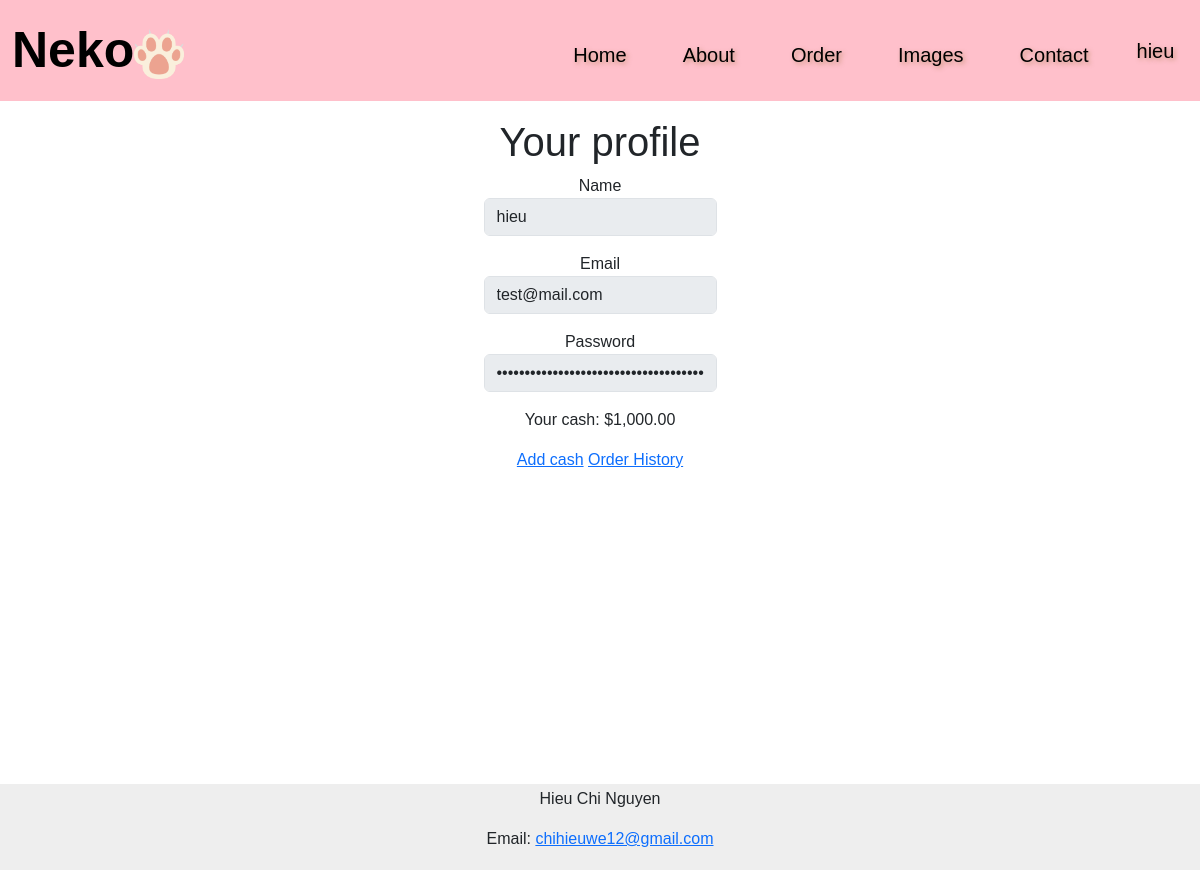
The app's page /profile (signed in), older data.
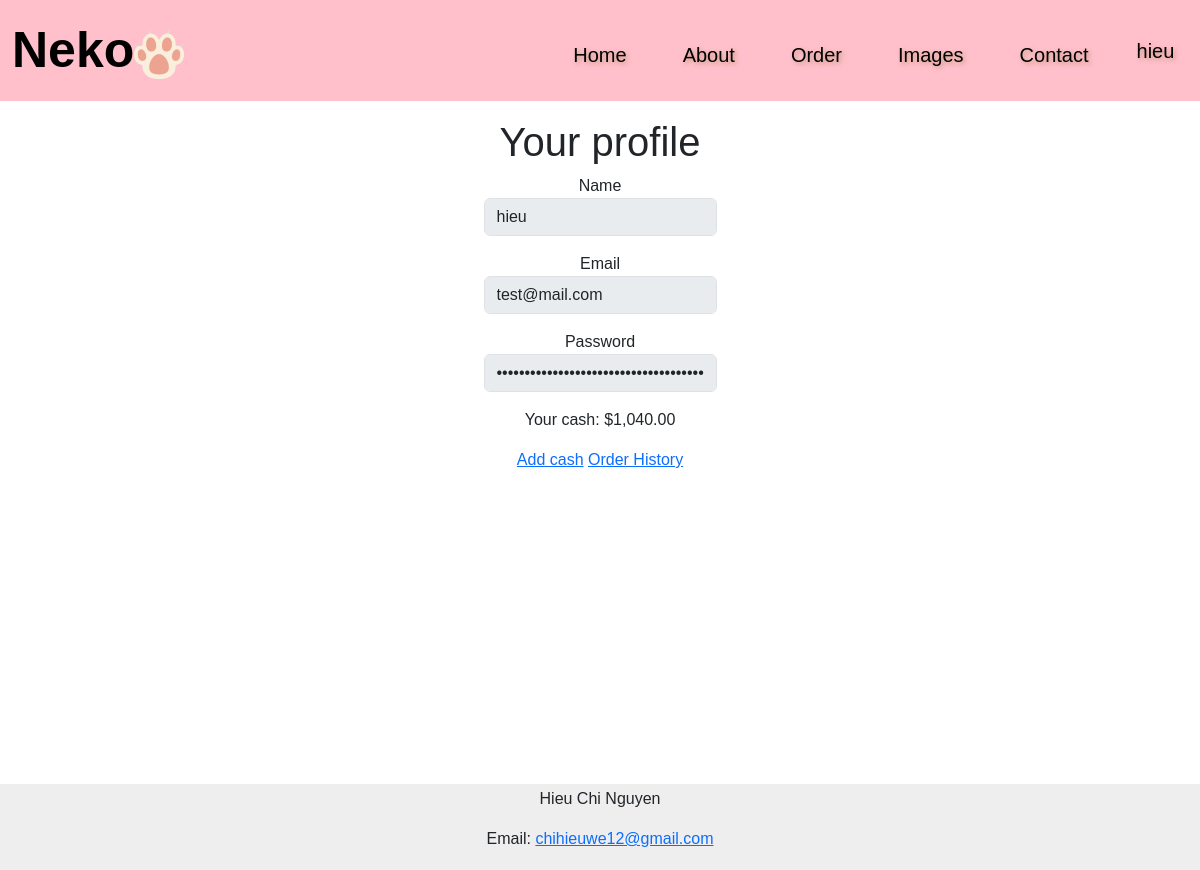
The same page, newer data.
### tables this page shows
CREATE TABLE users (
    id INTEGER PRIMARY KEY AUTOINCREMENT NOT NULL, 
    name TEXT NOT NULL, 
    email TEXT NOT NULL,
    hash TEXT NOT NULL,
    cash NUMERIC NOT NULL DEFAULT 100.00
);

### app.py (the view)
@app.route("/profile")
@login_required
def profile():
    username = db.execute("SELECT * FROM users WHERE name = ? AND id = ?", session["username"], session["user_id"])
    return render_template("profile.html", navbar_style='navbar-alt', navbar_brand_style='navbar-brand-alt', nav_link_style='nav-link-alt', username=username)

### app.py (called while the page is built)
@app.after_request
def after_request(response):
    response.headers["Cache-Control"] = "no-cache, no-store, must-revalidate"
    response.headers["Expires"] = 0
    response.headers["Pragma"] = "no-cache"
    return response

def usd(value):
    return f"${value:,.2f}"

def login_required(f):
    @wraps(f)
    def decorated_function(*args, **kwargs):
        if session.get("user_id") is None:
            return redirect("/login")
        return f(*args, **kwargs)
    return decorated_function

### templates/profile.html
{% extends "layout.html" %}
{% block main %}
<h1>Your profile</h1>
<form action="/profile" method="post" id="login">
    {% for user in username %}
    <div class="mb-3">
        <label for="name">Name</label>
        <input autocomplete="off" autofocus class="form-control mx-auto w-auto"  name="name" value="{{ user.name }}" type="text" disabled>
    </div>
    <div class="mb-3">
        <label for="email">Email</label>
        <input autocomplete="off" autofocus class="form-control mx-auto w-auto"  name="email" value="{{ user.email }}" type="text" disabled>
    </div>
    <div class="mb-3">
        <label for="password">Password</label>
        <input class="form-control mx-auto w-auto"  name="password" value="{{ user.hash }}" type="password" disabled>
    </div>
    <div class="mb-3">
        <p>Your cash: {{ user.cash | usd }}</p>
    </div>
    {% endfor %}
    <a href="/cash">Add cash</a>
    <a href="/history">Order History</a>
{% endblock %}

### templates/layout.html (shortened to what this page needs)
<!DOCTYPE html>
<html lang="en">
<head>
<link href="https://cdn.jsdelivr.net/npm/bootstrap@5.3.0/dist/css/bootstrap.min.css" rel="stylesheet">
<link rel="stylesheet" href="static/styles/styles.css">
</head>
<body>
<nav class="navbar navbar-expand-lg {{ navbar_style }}">
    <div class="container-fluid">
        <a class="navbar-brand {{ navbar_brand_style }}" href="/">Neko<img src="static/images/paw.png" width="50" height="50"></a>
        <div class="collapse navbar-collapse" id="navbarSupportedContent">
            {% if session["user_id"] %}
        <ul class="navbar-nav me-auto mt-2 mb-2 mb-lg-0">
            <li class="nav-item hover-underline-animation">
            <a class="nav-link {{ nav_link_style }}" href="/">Home</a>
            </li>
            <li class="nav-item">
            <a class="nav-link {{ nav_link_style }}" href="/about">About</a>
            </li>
            <li class="nav-item">
            <a class="nav-link {{ nav_link_style }}" href="/order">Order</a>
            </li>
            <li class="nav-item">
            <a class="nav-link {{ nav_link_style }}" href="#">Images</a>
            </li>
            <li class="nav-item">
            <a class="nav-link {{ nav_link_style }}" href="#">Contact</a>
            </li>
        </ul>
            <a class="nav-item nav-link {{ nav_link_style }}" href="/profile">{{ session["username"] }}</a>
        {% endif %}
    </div>
    </div>
    </nav>
<main class="container-fluid py-5 text-center">
    {% block main %}{% endblock %}
</main>
<footer>
    <p>Hieu Chi Nguyen</p>
    <p>Email: <a href="mailto:chihieuwe12@gmail.com">chihieuwe12@gmail.com</a></p>
</footer>
  </body>
</body>
</html>

Row changes from the older to the newer data that the page shows:
changed users "hieu": cash "$1,000.00" → "$1,040.00"
